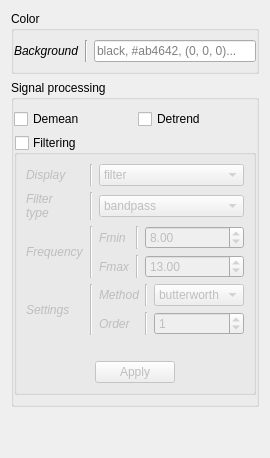
         <widget class="QWidget" name="tab_2">
          <attribute name="title">
           <string>Settings</string>
          </attribute>
          <layout class="QVBoxLayout" name="verticalLayout_9">
           <item>
            <widget class="QGroupBox" name="groupBox_6">
             <property name="title">
              <string>Color</string>
             </property>
             <layout class="QGridLayout" name="gridLayout_17">
              <property name="leftMargin">
               <number>0</number>
              </property>
              <property name="rightMargin">
               <number>0</number>
              </property>
              <item row="0" column="1">
               <widget class="Line" name="line_20">
                <property name="orientation">
                 <enum>Qt::Vertical</enum>
                </property>
               </widget>
              </item>
              <item row="0" column="0">
               <widget class="QLabel" name="label_28">
                <property name="font">
                 <font>
                  <italic>true</italic>
                 </font>
                </property>
                <property name="text">
                 <string>Background</string>
                </property>
               </widget>
              </item>
              <item row="0" column="2">
               <widget class="QLineEdit" name="_set_bgcolor">
                <property name="placeholderText">
                 <string>black, #ab4642, (0, 0, 0)...</string>
                </property>
               </widget>
              </item>
             </layout>
            </widget>
           </item>
           <item>
            <widget class="QGroupBox" name="groupBox_2">
             <property name="title">
              <string>Signal processing</string>
             </property>
             <layout class="QVBoxLayout" name="verticalLayout_11">
              <property name="leftMargin">
               <number>0</number>
              </property>
              <property name="rightMargin">
               <number>0</number>
              </property>
              <item>
               <layout class="QHBoxLayout" name="horizontalLayout">
                <property name="topMargin">
                 <number>0</number>
                </property>
                <item>
                 <widget class="QCheckBox" name="_sig_demean">
                  <property name="text">
                   <string>Demean</string>
                  </property>
                 </widget>
                </item>
                <item>
                 <widget class="QCheckBox" name="_sig_detrend">
                  <property name="text">
                   <string>Detrend</string>
                  </property>
                 </widget>
                </item>
               </layout>
              </item>
              <item>
               <widget class="QGroupBox" name="_sig_filt">
                <property name="title">
                 <string>Filtering</string>
                </property>
                <property name="checkable">
                 <bool>true</bool>
                </property>
                <property name="checked">
                 <bool>false</bool>
                </property>
                <layout class="QGridLayout" name="gridLayout_4">
                 <item row="0" column="2">
                  <widget class="QComboBox" name="_sig_disp">
                   <item>
                    <property name="text">
                     <string>filter</string>
                    </property>
                   </item>
                   <item>
                    <property name="text">
                     <string>amplitude</string>
                    </property>
                   </item>
                   <item>
                    <property name="text">
                     <string>power</string>
                    </property>
                   </item>
                   <item>
                    <property name="text">
                     <string>phase</string>
                    </property>
                   </item>
                  </widget>
                 </item>
                 <item row="3" column="0">
                  <widget class="QLabel" name="label_42">
                   <property name="font">
                    <font>
                     <italic>true</italic>
                    </font>
                   </property>
                   <property name="text">
                    <string>Settings</string>
                   </property>
                  </widget>
                 </item>
                 <item row="2" column="2">
                  <layout class="QGridLayout" name="gridLayout_10">
                   <item row="1" column="1">
                    <widget class="Line" name="line_37">
                     <property name="orientation">
                      <enum>Qt::Vertical</enum>
                     </property>
                    </widget>
                   </item>
                   <item row="0" column="0">
                    <widget class="QLabel" name="label_10">
                     <property name="font">
                      <font>
                       <italic>true</italic>
                      </font>
                     </property>
                     <property name="text">
                      <string>Fmin</string>
                     </property>
                    </widget>
                   </item>
                   <item row="0" column="2">
                    <widget class="QDoubleSpinBox" name="_sig_fmin">
                     <property name="minimum">
                      <double>0.010000000000000</double>
                     </property>
                     <property name="maximum">
                      <double>10000.000000000000000</double>
                     </property>
                     <property name="value">
                      <double>8.000000000000000</double>
                     </property>
                    </widget>
                   </item>
                   <item row="1" column="2">
                    <widget class="QDoubleSpinBox" name="_sig_fmax">
                     <property name="minimum">
                      <double>0.010000000000000</double>
                     </property>
                     <property name="maximum">
                      <double>10000.000000000000000</double>
                     </property>
                     <property name="value">
                      <double>13.000000000000000</double>
                     </property>
                    </widget>
                   </item>
                   <item row="0" column="1">
                    <widget class="Line" name="line_13">
                     <property name="orientation">
                      <enum>Qt::Vertical</enum>
                     </property>
                    </widget>
                   </item>
                   <item row="1" column="0">
                    <widget class="QLabel" name="label_11">
                     <property name="font">
                      <font>
                       <italic>true</italic>
                      </font>
                     </property>
                     <property name="text">
                      <string>Fmax</string>
                     </property>
                    </widget>
                   </item>
                   <item row="2" column="2">
                    <spacer name="horizontalSpacer_22">
                     <property name="orientation">
                      <enum>Qt::Horizontal</enum>
                     </property>
                     <property name="sizeHint" stdset="0">
                      <size>
                       <width>40</width>
                       <height>0</height>
                      </size>
                     </property>
                    </spacer>
                   </item>
                  </layout>
                 </item>
                 <item row="2" column="1">
                  <widget class="Line" name="line_11">
                   <property name="orientation">
                    <enum>Qt::Vertical</enum>
                   </property>
                  </widget>
                 </item>
                 <item row="1" column="1">
                  <widget class="Line" name="line_7">
                   <property name="orientation">
                    <enum>Qt::Vertical</enum>
                   </property>
                  </widget>
                 </item>
                 <item row="2" column="0">
                  <widget class="QLabel" name="label_8">
                   <property name="font">
                    <font>
                     <italic>true</italic>
                    </font>
                   </property>
                   <property name="text">
                    <string>Frequency</string>
                   </property>
                  </widget>
                 </item>
                 <item row="1" column="2">
                  <widget class="QComboBox" name="_sig_filter">
                   <item>
                    <property name="text">
                     <string>bandpass</string>
                    </property>
                   </item>
                   <item>
                    <property name="text">
                     <string>bandstop</string>
                    </property>
                   </item>
                   <item>
                    <property name="text">
                     <string>lowpass</string>
                    </property>
                   </item>
                   <item>
                    <property name="text">
                     <string>highpass</string>
                    </property>
                   </item>
                  </widget>
                 </item>
                 <item row="0" column="0">
                  <widget class="QLabel" name="label_5">
                   <property name="font">
                    <font>
                     <italic>true</italic>
                    </font>
                   </property>
                   <property name="text">
                    <string>Display</string>
                   </property>
                  </widget>
                 </item>
                 <item row="3" column="1">
                  <widget class="Line" name="line_43">
                   <property name="orientation">
                    <enum>Qt::Vertical</enum>
                   </property>
                  </widget>
                 </item>
                 <item row="0" column="1">
                  <widget class="Line" name="line_5">
                   <property name="orientation">
                    <enum>Qt::Vertical</enum>
                   </property>
                  </widget>
                 </item>
                 <item row="1" column="0">
                  <widget class="QLabel" name="label_7">
                   <property name="font">
                    <font>
                     <italic>true</italic>
                    </font>
                   </property>
                   <property name="text">
                    <string>Filter
type</string>
                   </property>
                  </widget>
                 </item>
                 <item row="3" column="2">
                  <layout class="QGridLayout" name="gridLayout_25">
                   <item row="1" column="1">
                    <widget class="Line" name="line_50">
                     <property name="orientation">
                      <enum>Qt::Vertical</enum>
                     </property>
                    </widget>
                   </item>
                   <item row="1" column="2">
                    <widget class="QSpinBox" name="_sig_order">
                     <property name="value">
                      <number>1</number>
                     </property>
                    </widget>
                   </item>
                   <item row="1" column="0">
                    <widget class="QLabel" name="label_49">
                     <property name="font">
                      <font>
                       <italic>true</italic>
                      </font>
                     </property>
                     <property name="text">
                      <string>Order</string>
                     </property>
                    </widget>
                   </item>
                   <item row="0" column="2">
                    <widget class="QComboBox" name="_sig_meth">
                     <item>
                      <property name="text">
                       <string>butterworth</string>
                      </property>
                     </item>
                     <item>
                      <property name="text">
                       <string>bessel</string>
                      </property>
                     </item>
                    </widget>
                   </item>
                   <item row="0" column="1">
                    <widget class="Line" name="line_51">
                     <property name="orientation">
                      <enum>Qt::Vertical</enum>
                     </property>
                    </widget>
                   </item>
                   <item row="0" column="0">
                    <widget class="QLabel" name="label_57">
                     <property name="font">
                      <font>
                       <italic>true</italic>
                      </font>
                     </property>
                     <property name="text">
                      <string>Method</string>
                     </property>
                    </widget>
                   </item>
                   <item row="2" column="2">
                    <spacer name="horizontalSpacer_27">
                     <property name="orientation">
                      <enum>Qt::Horizontal</enum>
                     </property>
                     <property name="sizeHint" stdset="0">
                      <size>
                       <width>40</width>
                       <height>0</height>
                      </size>
                     </property>
                    </spacer>
                   </item>
                  </layout>
                 </item>
                 <item row="4" column="2">
                  <spacer name="horizontalSpacer_2">
                   <property name="orientation">
                    <enum>Qt::Horizontal</enum>
                   </property>
                   <property name="sizeHint" stdset="0">
                    <size>
                     <width>40</width>
                     <height>20</height>
                    </size>
                   </property>
                  </spacer>
                 </item>
                 <item row="5" column="0" colspan="3">
                  <layout class="QHBoxLayout" name="horizontalLayout_4">
                   <property name="topMargin">
                    <number>0</number>
                   </property>
                   <item>
                    <spacer name="horizontalSpacer_3">
                     <property name="orientation">
                      <enum>Qt::Horizontal</enum>
                     </property>
                     <property name="sizeHint" stdset="0">
                      <size>
                       <width>40</width>
                       <height>20</height>
                      </size>
                     </property>
                    </spacer>
                   </item>
                   <item>
                    <widget class="QPushButton" name="_sig_filt_apply">
                     <property name="text">
                      <string>Apply</string>
                     </property>
                    </widget>
                   </item>
                   <item>
                    <spacer name="horizontalSpacer_6">
                     <property name="orientation">
                      <enum>Qt::Horizontal</enum>
                     </property>
                     <property name="sizeHint" stdset="0">
                      <size>
                       <width>40</width>
                       <height>20</height>
                      </size>
                     </property>
                    </spacer>
                   </item>
                  </layout>
                 </item>
                </layout>
               </widget>
              </item>
             </layout>
            </widget>
           </item>
           <item>
            <spacer name="verticalSpacer">
             <property name="orientation">
              <enum>Qt::Vertical</enum>
             </property>
             <property name="sizeHint" stdset="0">
              <size>
               <width>20</width>
               <height>40</height>
              </size>
             </property>
            </spacer>
           </item>
          </layout>
         </widget>
